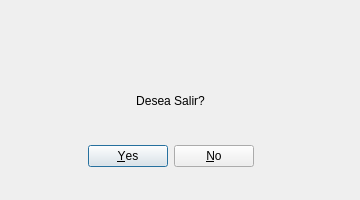
<?xml version="1.0" encoding="UTF-8"?>
<ui version="4.0">
 <class>windowaviso</class>
 <widget class="QDialog" name="windowaviso">
  <property name="geometry">
   <rect>
    <x>0</x>
    <y>0</y>
    <width>360</width>
    <height>200</height>
   </rect>
  </property>
  <property name="windowTitle">
   <string>Dialog</string>
  </property>
  <property name="modal">
   <bool>true</bool>
  </property>
  <widget class="QDialogButtonBox" name="btnrespuesta">
   <property name="geometry">
    <rect>
     <x>0</x>
     <y>140</y>
     <width>341</width>
     <height>32</height>
    </rect>
   </property>
   <property name="orientation">
    <enum>Qt::Horizontal</enum>
   </property>
   <property name="standardButtons">
    <set>QDialogButtonBox::No|QDialogButtonBox::Yes</set>
   </property>
   <property name="centerButtons">
    <bool>true</bool>
   </property>
  </widget>
  <widget class="QLabel" name="lbnaviso">
   <property name="geometry">
    <rect>
     <x>130</x>
     <y>0</y>
     <width>91</width>
     <height>81</height>
    </rect>
   </property>
   <property name="text">
    <string/>
   </property>
   <property name="pixmap">
    <pixmap>img/aviso.png</pixmap>
   </property>
   <property name="scaledContents">
    <bool>true</bool>
   </property>
  </widget>
  <widget class="QLabel" name="lblpregunta">
   <property name="geometry">
    <rect>
     <x>30</x>
     <y>80</y>
     <width>281</width>
     <height>41</height>
    </rect>
   </property>
   <property name="styleSheet">
    <string notr="true">font: 16pt &quot;MS Shell Dlg 2&quot;;</string>
   </property>
   <property name="text">
    <string>Desea Salir?</string>
   </property>
   <property name="alignment">
    <set>Qt::AlignCenter</set>
   </property>
  </widget>
 </widget>
 <resources>
  <include location="img/warning.qrc"/>
 </resources>
 <connections>
  <connection>
   <sender>btnrespuesta</sender>
   <signal>accepted()</signal>
   <receiver>windowaviso</receiver>
   <slot>accept()</slot>
   <hints>
    <hint type="sourcelabel">
     <x>248</x>
     <y>254</y>
    </hint>
    <hint type="destinationlabel">
     <x>157</x>
     <y>274</y>
    </hint>
   </hints>
  </connection>
  <connection>
   <sender>btnrespuesta</sender>
   <signal>rejected()</signal>
   <receiver>windowaviso</receiver>
   <slot>reject()</slot>
   <hints>
    <hint type="sourcelabel">
     <x>316</x>
     <y>260</y>
    </hint>
    <hint type="destinationlabel">
     <x>286</x>
     <y>274</y>
    </hint>
   </hints>
  </connection>
 </connections>
</ui>
